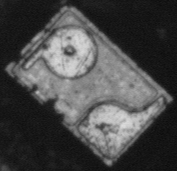
//> input picture CourceDesign/NCC_Matching/image/pattern.bmp, 177 x 171 px
$ ./main   (built with g++ and OpenCV 4)
//> lines starting //> are read from the running program, lines starting //| are printed output that depends on the picture
#include <iostream>
#include <opencv2/opencv.hpp>
#include <opencv2/core/core.hpp>
#include <opencv2/imgproc/imgproc.hpp>
#include <opencv2/highgui/highgui.hpp>
#include <Eigen/Core>
#include <Eigen/Dense>
using namespace std;
using namespace cv;
using namespace Eigen;

Mat rotate_Image(Mat inputImage, float angle);

struct template_data
{
	Mat template_bool;
	int height_init = 0;
	int width_init = 0;
	int n = 0;
	Mat templateImg;
	int rows = 0;
	int cols = 0;
	int angle = 0;
	int step = 8;
	int pyramid_order = 0;
	Mat firstItem;
};

template_data template_Init(Mat templateImg_Init, int pyramid_order)
{
	template_data template_data_init;
	template_data_init.height_init = templateImg_Init.rows;
	template_data_init.width_init = templateImg_Init.cols;
	template_data_init.n = templateImg_Init.rows * templateImg_Init.cols;
	template_data_init.pyramid_order = pyramid_order;
	return template_data_init;
}

//得到每个角度的模板信息
template_data NCC_Matching_Init(template_data template_init, Mat templateImg, int angle)
{
	template_data outputTemplate = template_init;
	outputTemplate.templateImg = templateImg;

	outputTemplate.angle = angle;
	float radian = 0;
	bool flag = 0;
	if (0 <= angle && angle < 90)
	{
		radian = (float)(angle / 180.0 * CV_PI);
		flag = 0;

	}
	else if (90 <= angle && angle <= 180)
	{
		radian = (float)((angle - 90) / 180.0 * CV_PI);
		flag = 1;
	}

	int rows = templateImg.rows;
	int cols = templateImg.cols;

	outputTemplate.rows = templateImg.rows;
	outputTemplate.cols = templateImg.cols;
	outputTemplate.template_bool = Mat::zeros(rows, cols, CV_8UC1);
	int height_init = outputTemplate.height_init;
	int width_init = outputTemplate.width_init;
	for (int u = 0; u < rows; u++)
	{
		for (int v = 0; v < cols; v++)
		{
			if (flag == 0)
			{
				if ((v + tan(radian) * u >= height_init * sin(radian)) && ((v - 1 / tan(radian) * u) <= height_init * sin(radian)) && (v + tan(radian) * u <= height_init * sin(radian) + width_init * cos(radian) + width_init * tan(radian) * sin(radian)) && ((v - 1 / tan(radian) * u) >= -1 / tan(radian) * height_init * cos(radian)))
				{
					outputTemplate.template_bool.at<uchar>(u, v) = 255;
				}
			}
			else
			{
				if ((v + tan(radian) * u >= width_init * sin(radian)) && ((v - 1 / tan(radian) * u) <= width_init * sin(radian)) && (v + tan(radian) * u <= width_init * sin(radian) + height_init * cos(radian) + height_init * tan(radian) * sin(radian)) && ((v - 1 / tan(radian) * u) >= -1 / tan(radian) * width_init * cos(radian)))
				{
					outputTemplate.template_bool.at<uchar>(u, v) = 255;
				}
			}

		}
	}

	float m_t = 0;                //模板灰度均值
	for (int i = 0; i < rows; i++)
	{
		for (int j = 0; j < cols; j++)
		{
			if (outputTemplate.template_bool.at<uchar>(i, j) > 0)
			{
				m_t += templateImg.at<uchar>(i, j);
			}
		}
	}
	m_t /= outputTemplate.n;

	float s_t = 0;                 //模板灰度标准差
	for (int i = 0; i < rows; i++)
	{
		for (int j = 0; j < cols; j++)
		{
			if (outputTemplate.template_bool.at<uchar>(i, j) > 0)
			{
				s_t += pow(templateImg.at<uchar>(i, j) - m_t, 2);
			}
		}
	}
	s_t /= outputTemplate.n;
	s_t = sqrt(s_t);

	outputTemplate.firstItem = Mat(rows, cols, CV_32FC1);
	for (int i = 0; i < rows; i++)
	{
		for (int j = 0; j < cols; j++)
		{
			if (outputTemplate.template_bool.at<uchar>(i, j) > 0)
			{
				outputTemplate.firstItem.at<float>(i, j) = (templateImg.at<uchar>(i, j) - m_t) / s_t;
			}
		}
	}
	return outputTemplate;
}

//求图像上某一点的NCC
// [114 lines left out: functions NCC_Matching_once, NCC_Matching, pyramid_matching, not called in this run]

//金字塔初始化得到各层金字塔各个角度的模板
vector<template_data> pyramid_init(Mat templateImage, int definition_angle = 180, int step = 8, int pyramid_order = 7)
{
	vector<template_data> vect_template_data;
	template_data template_data_init;
	template_data template_data_temp;
	template_data_init.step = step;

	int num_rotate = definition_angle / step;
	Mat rotatedImage;
	for (int i = 0; i <= num_rotate; ++i)
	{
		rotatedImage = rotate_Image(templateImage, i * step);

		for (int j = 0; j < pyramid_order - 1; ++j)
		{
			pyrDown(rotatedImage, rotatedImage, Size(rotatedImage.cols / 2, rotatedImage.rows / 2));
		}
		if (i == 0)
		{
			template_data_init = template_Init(rotatedImage, pyramid_order);
		}
		template_data_temp = NCC_Matching_Init(template_data_init, rotatedImage, i * step);
		vect_template_data.push_back(template_data_temp);
	}

	return vect_template_data;
}

Mat rotate_Image(Mat inputImage, float angle)        //图片旋转
{
	float radian = (float)(angle / 180.0 * CV_PI);

	//填充图像
	int maxBorder = (int)(max(inputImage.cols, inputImage.rows) * 1.414); //即为sqrt(2)*max
	int dx = (maxBorder - inputImage.cols) / 2;
	int dy = (maxBorder - inputImage.rows) / 2;
	Mat outputImage;
	copyMakeBorder(inputImage, outputImage, dy, dy, dx, dx, BORDER_CONSTANT);

	//旋转
	Point2f center((float)(outputImage.cols / 2), (float)(outputImage.rows / 2));
	Mat affine_matrix = getRotationMatrix2D(center, angle, 1.0);//求得旋转矩阵
	warpAffine(outputImage, outputImage, affine_matrix, outputImage.size());

	//计算图像旋转之后包含图像的最大的矩形
	float sinVal = abs(sin(radian));
	float cosVal = abs(cos(radian));
	Size targetSize((int)(inputImage.cols * cosVal + inputImage.rows * sinVal),
		(int)(inputImage.cols * sinVal + inputImage.rows * cosVal));

	//剪掉多余边框
	int x = (outputImage.cols - targetSize.width) / 2;
	int y = (outputImage.rows - targetSize.height) / 2;
	Rect rect(x, y, targetSize.width, targetSize.height);
	outputImage = outputImage(rect);
	return outputImage;
}

//由曲面拟合求亚像素点
// [59 lines left out: functions SurfaceFitting, AngleCurveFitting, not called in this run]

int main(int argc, char** argv)
{
	//模板输入及初始化
	Mat templateImg = imread("../image/pattern.bmp");
//> templateImg is the input picture: 171 rows x 177 cols, CV_8UC3; min 10, max 220, mean 72.4
	cvtColor(templateImg, templateImg, COLOR_RGB2GRAY);
//> templateImg: 171 rows x 177 cols, CV_8UC1
	int step = 8;
	vector<template_data> vect_template_data_top = pyramid_init(templateImg, 180, step, 5);
//> the loop in pyramid_init, `for (int i = 0; i <= num_rotate; ++i)` made 23 passes
//> (radian in rotate_Image, affine_matrix in rotate_Image, sinVal in rotate_Image, cosVal in rotate_Image, x in rotate_Image, y in rotate_Image, rect in rotate_Image, radian in NCC_Matching_Init) on passes 3 to 8: (0.279, [[0.961, 0.276, -29.38], [-0.276, 0.961, 38.98]], 0.276, 0.961, 16, 18, Rect(16, 18, 217, 213), 0.279), (0.419, [[0.914, 0.407, -39.71], [-0.407, 0.914, 61.16]], 0.407, 0.914, 9, 10, Rect(9, 10, 231, 228), 0.419), (0.559, [[0.848, 0.53, -46.87], [-0.53, 0.848, 84.55]], 0.53, 0.848, 4, 5, Rect(4, 5, 240, 238), 0.559), (0.698, [[0.766, 0.643, -50.7], [-0.643, 0.766, 108.7]], 0.643, 0.766, 2, 2, Rect(2, 2, 245, 244), 0.698), (0.838, [[0.669, 0.743, -51.12], [-0.743, 0.669, 133.2]], 0.743, 0.669, 2, 2, Rect(2, 2, 245, 245), 0.838), (0.977, [[0.559, 0.829, -48.14], [-0.829, 0.559, 157.5]], 0.829, 0.559, 4, 3, Rect(4, 3, 240, 242), 0.977)
//> (m_t in NCC_Matching_Init, s_t in NCC_Matching_Init) on passes 1 to 2: (72.57, 48.16), (73.68, 50.94)
//> pass 1, in rotate_Image, `copyMakeBorder(inputImage, outputImage, dy, dy, dx, dx, BORDER_CONSTAN..`:
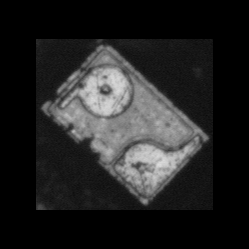
//> outputImage: 249 rows x 249 cols, CV_8UC1; min 0, max 220, mean 35.3
//> pass 2, in rotate_Image (call 2), `outputImage = outputImage(rect);`:
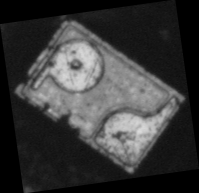
//> outputImage: 193 rows x 199 cols, CV_8UC1; min 0, max 218, mean 57.1
//> pass 3, in rotate_Image (call 3), `warpAffine(outputImage, outputImage, affine_matrix, outputImage.size());`:
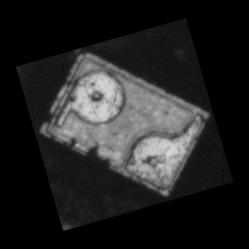
//> outputImage: 249 rows x 249 cols, CV_8UC1; min 0, max 219, mean 35.3
//> vect_template_data_top = 23 items
	vector<template_data> vect_template_data_bottom = pyramid_init(templateImg, 180, 1, 1);
//> call 2 of pyramid_init, with definition_angle = 180, step = 1, pyramid_order = 1
//> the loop in pyramid_init (call 2), `for (int i = 0; i <= num_rotate; ++i)` made 181 passes
//> (m_t in NCC_Matching_Init, s_t in NCC_Matching_Init) on passes 1 to 3: (72.25, 59.14), (71.95, 59.4), (71.57, 59.81)
//> pass 2, in rotate_Image (call 25), `outputImage = outputImage(rect);`:
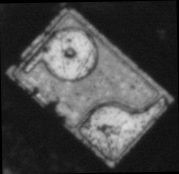
//> outputImage: 174 rows x 179 cols, CV_8UC1; min 0, max 217, mean 70.3
//> pass 3, in rotate_Image (call 26), `warpAffine(outputImage, outputImage, affine_matrix, outputImage.size());`:
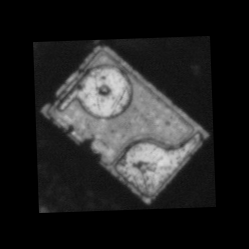
//> outputImage: 249 rows x 249 cols, CV_8UC1; min 0, max 218, mean 35.3
//> pass 3, in rotate_Image (call 26), `outputImage = outputImage(rect);`:
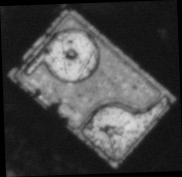
//> outputImage: 177 rows x 182 cols, CV_8UC1; min 0, max 218, mean 68
//> after the loop in pyramid_init (call 2), `for (int i = 0; i <= num_rotate; ++i)`:
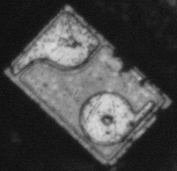
//> rotatedImage: 171 rows x 177 cols, CV_8UC1; min 10, max 220, mean 72.4

	for (int i = 1; i <= 34; i++)
	{
		//输入图像
		Mat input_Image = imread("../image/IMAGEB" + to_string(i) + ".bmp");
//> IMAGEB1.bmp cannot be read in this run, so this picture is empty
//> (the run ends here: the program stops with an error, at `cvtColor(input_Image, input_Image, COLOR_RGB2GRAY);`)
